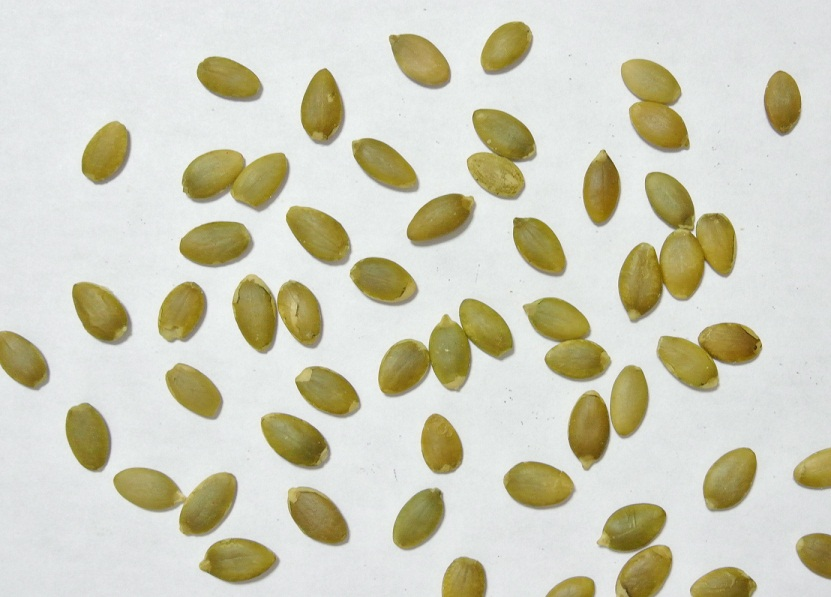
%> input picture demo_files/I2_09_4_6_DSC_1903cr.jpg, 831 x 597 px
$ octave I2_09_4_6_Segmentation_Watershed.m   (GNU Octave 9; MATLAB toolbox functions it lacks are replaced by stand-ins)
%> lines starting %> are read from the running program, lines starting %| are printed output that depends on the picture; in (x1, y1, x2, y2) boxes, pixels count from 0 and x2, y2 are one past the last pixel; in counts of white or black regions, pixels touching at a corner belong together; the program's own positions count from 1
%% くっついている種を個別に認識し、個数・面積の計測、面積分布・平均面積の計算
%    初期化
clear;clc;close all;imtool close all

%% イメージの読み込み
I = imread('I2_09_4_6_DSC_1903cr.jpg');
%> I is the input picture: size 597x831x3 uint8; mean R, G, B 207.6, 206.5, 188.4
figure;imshow(I);                          % ;がコマンド区切

%% Final画像を確認
figure;imshow(imread('I2_09_4_6_DSC_1903result.jpg'));
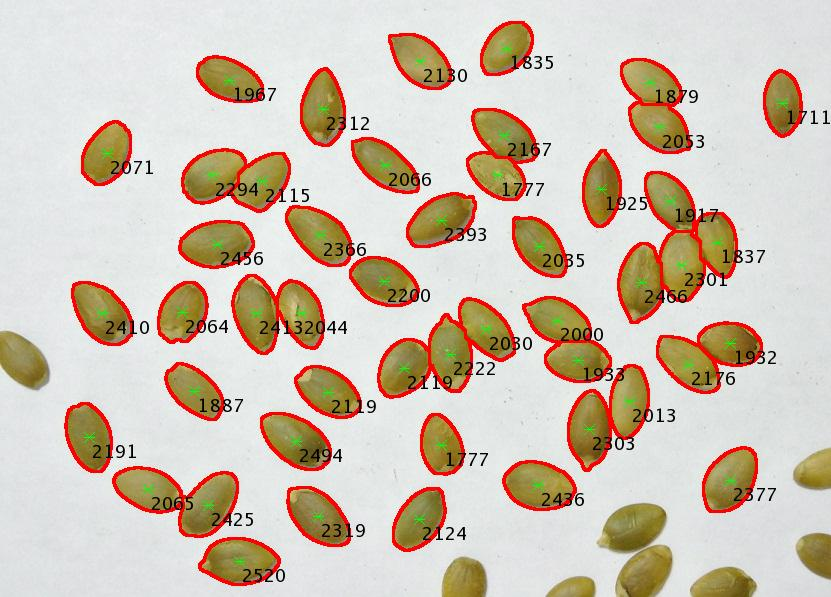
%> input picture demo_files/I2_09_4_6_DSC_1903result.jpg, 831 x 597 px

%% グレースケールへ変換
G = rgb2gray(I);
imtool(G);

%% 輝度により二値化
figure;imhist(G);
%%
BW = G < 195;
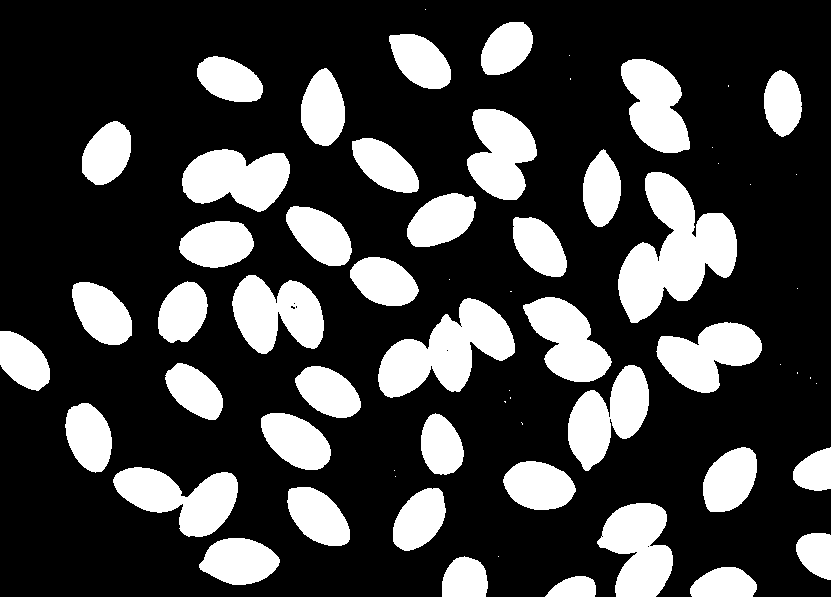
%> BW: size 597x831 logical; 25.6% white; 64 white regions (22 under 20 px), largest, box (x1, y1, x2, y2) and area: (618, 172, 737, 323) 9345, (378, 298, 515, 398) 7022, (113, 467, 238, 537) 4963
imshow(BW);shg

%% 細かいノイズの除去
BWclean = bwareaopen(BW, 20);
figure;imshow(BWclean);

%% 穴の塗りつぶし
BWfill = imfill(BWclean, 'holes');
%> BWfill: size 597x831 logical; 25.6% white; 42 white regions, largest, box (x1, y1, x2, y2) and area: (618, 172, 737, 323) 9345, (378, 298, 515, 398) 7024, (113, 467, 238, 537) 4963
figure;imshow(BWfill);

%% 画面端のかけているものを除去
BWclear = imclearborder(BWfill);
figure; imshow(BWclear);

%% 距離変換の実行（2値画像エッジに勾配をつける）
BWclear_b = ~BWclear;
imshow(BWclear_b);shg;         %背景と前景の反転結果
%%
BWdist = bwdist(BWclear_b);
figure;imshow(BWdist,[]);shg;  %距離変換(白い領域までの距離)の結果
%%
BWdist = -BWdist;
imshow(BWdist, []);shg;        %背景と前景の反転結果
%   粒子領域内で、縁(前景)までの距離がその画素位置の値
%   背景領域は、値='0'

%% バックグランドが領域に含まれないように、-Infに指定
BWdist(BWclear_b) = -Inf;         %BWdistで白くなっている背景部分を-Infにする。
imshow(BWdist, []);shg;

%% 一つの粒子が複数に分割されるのを防ぐために、各粒子内極小領域を１つへ
figure;imshow(imregionalmin(BWdist));  %局小部分を白く表示
%%
BWhmin = imhmin(BWdist, 2);            %局小部分を2持ち上げる
figure;imshow(imregionalmin(BWhmin));  %局小部分を再度白く表示

%% ウォーターシェッド変換を行い、極小点毎に領域分割・表示
%figure;surf(double(BWhmin));shading interp; %表面プロット
%
BWshed = watershed(BWhmin);
%> BWshed: size 597x831 uint8; 50 distinct labels, from 0 to 49

% 表示
imtool(BWshed,[]);   %領域毎に番号が割り振られているのを確認
                     %背景は領域1
                     %領域0 は分水嶺(峰)：特定の分水嶺領域に属さない。
BWlabel = label2rgb(BWshed,'jet');
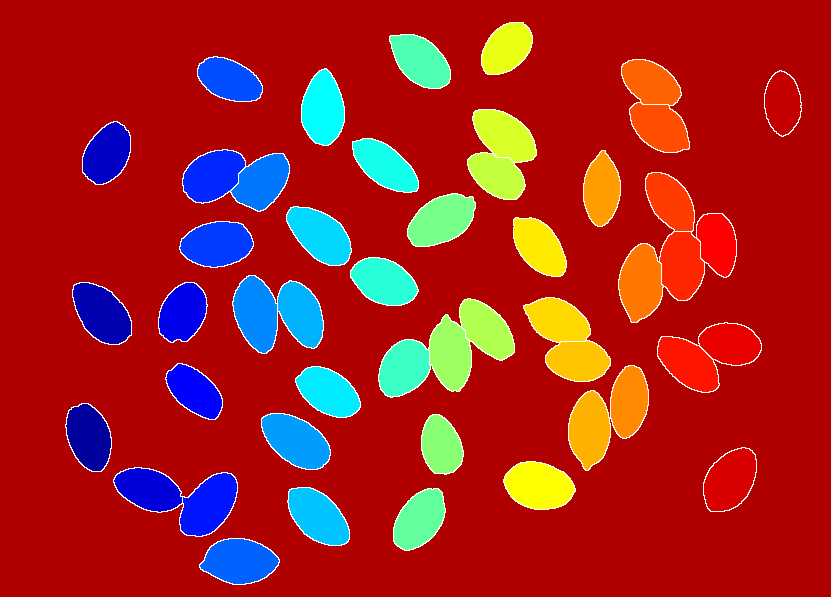
%> BWlabel: size 597x831x3 uint8; mean R, G, B 166, 34.1, 32.6
imshow(BWlabel);shg                %領域ごとに別の色で表示 (領域0は、白色)

%% regionprops関数により、各エリア等を計算
stat = regionprops(BWshed, 'Area', 'Centroid')
%> stat = 49 regions; largest, Area and Centroid: 382722 [413.5 298.3], 2520 [240.1 561.9], 2494 [296.8 441.6], 2466 [641.5 283.3], 2456 [217.8 244.7]
stat(10)
%> ans = 1 region; Area and Centroid: 1967 [230 80.6]
stat(1) = [];      % 背景からのデータを除去

%% 結果の表示
BWshed(BWshed==1)=0;    % 背景(領域番号1)を領域番号0へ変更
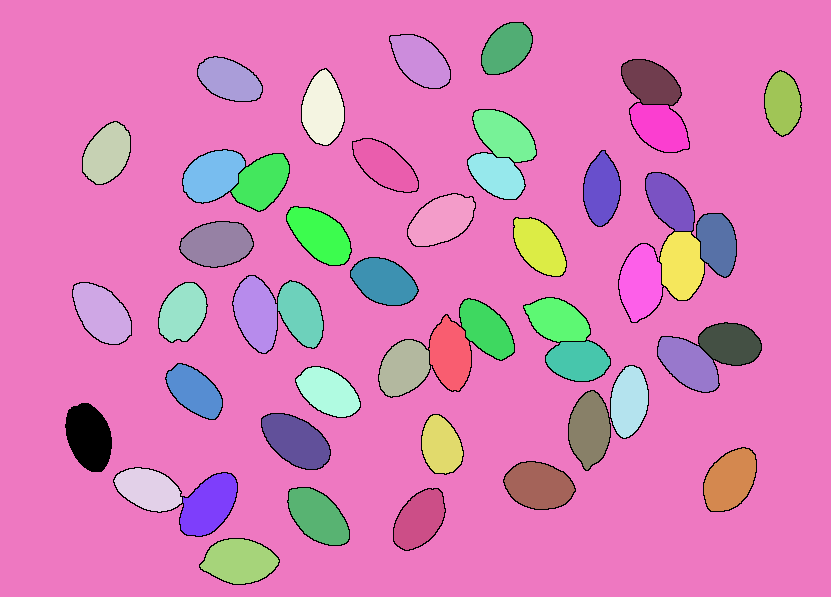
%> BWshed: size 597x831 uint8; 49 distinct labels, from 0 to 49; one colour per label, 0 black
boundaries = bwboundaries(BWshed, 'noholes'); % 各領域の境界を抽出（穴はトレースせず）
%> boundaries = 48 boundaries; largest, box (x1, y1, x2, y2) and points: (0, 0, 831, 597) 2853, (619, 244, 663, 322) 174, (200, 539, 279, 584) 171, (180, 473, 237, 536) 170, (233, 276, 277, 353) 170
figure;imshow(I);
hold on;
for k=1:size(boundaries)
   b = boundaries{k};
   plot(b(:,2),b(:,1),'r','LineWidth',2);
end
%> this loop made 48 passes
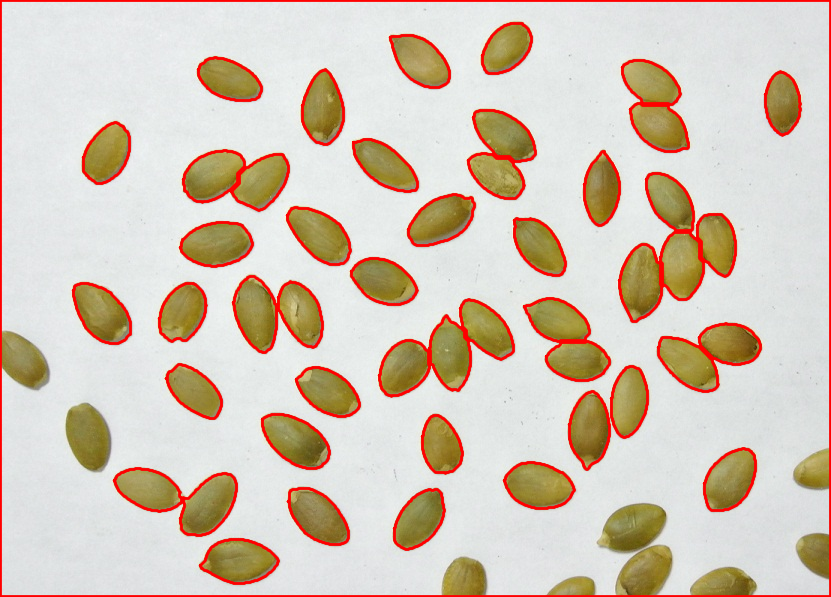
%> figure redrawn from the program's plot data
hold off

%% 終了


%% 参考 (追加の処理) %%%%%%%%%%%%%%%
%% 粒子の個数
size(stat, 1)
%> ans = 48
%% 粒子の個々の面積の平均
mean([stat.Area])
%> ans = 10066.6
%% 粒子の個々の面積
A=[stat.Area]
%> A = 48 values, max 382722 at index 48, min 1711 at index 47, mean 10066.6
%% ヒストグラム表示
figure;histogram(A,1700:100:2500);
%> after `histogram(A,1700:100:2500)`:
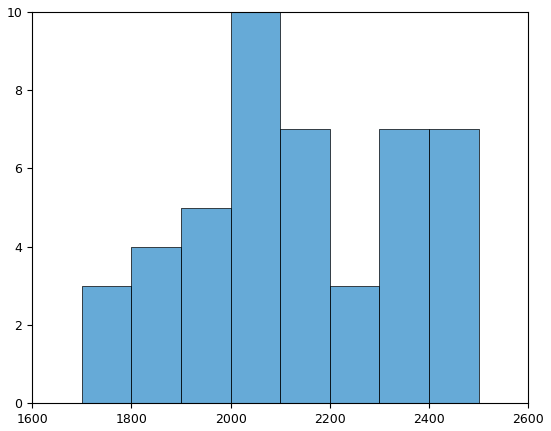
%> figure redrawn from the program's plot data; tallest bar 10 high, from x = 2000 to 2100
%% 総面積
sum([stat.Area])
%> ans = 483197

%% 輪郭抽出の別のスクリプト(BWlabelの白い部分(領域番号0)を抽出)
BWperi_t = (BWlabel(:,:,1) == 255) & ...
           (BWlabel(:,:,2) == 255) & ...
           (BWlabel(:,:,3) == 255);
%> BWperi_t: size 597x831 logical; 2.2% white in thin lines or dots, all inside (x1, y1, x2, y2) = (65, 22, 802, 585)
imshow(BWperi_t);shg;
% 見やすくするために輪郭を膨張処理で太く
BWperi = bwmorph(BWperi_t, 'dilate');
%> BWperi: size 597x831 logical; 6.5% white; 35 white regions, largest, box (x1, y1, x2, y2) and area: (617, 171, 738, 324) 2426, (377, 297, 516, 399) 1938, (112, 466, 239, 538) 1401
figure;imshow(BWperi);
% 輪郭を赤線で上書き
BWfalse = false(size(BWperi));
Iperi = I;                       % 入力画像をコピー
Iperi(cat(3,BWfalse, BWperi, BWfalse)) = 255;
Iperi(cat(3,BWperi,  BWfalse,BWperi )) = 0;
Iperi(cat(3,BWperi, BWfalse, BWfalse)) = 255;
Iperi(cat(3,BWfalse,  BWperi,BWperi )) = 0;
imshow(Iperi);shg;
% 個々の粒子の、中心点と面積を上書き表示
centroids = cat(1,stat.Centroid);  %中心点の座標ベクトルを作成
%> centroids = 48 rows, first 12: [102.5 314.2; 107.6 154.4; 149.2 490.1; 183.3 313.2; 195.3 392; 209.3 505.8; 213.4 176; 217.8 244.7; 230 80.56; 240.1 561.9; 262.7 182.3; 257 314.1]
areas     = cat(1, stat.Area);     %面積ベクトルの作成
%> areas has the same summary as A
Ifinal = insertMarker(Iperi, centroids, 'star', 'Color','green', 'Size',5);  %中心位置に緑の＊マークを記す
Ifinal = insertText(Ifinal, centroids,  cellstr(num2str(areas)), 'BoxOpacity',0, 'FontSize',18); %面積の値を書込み
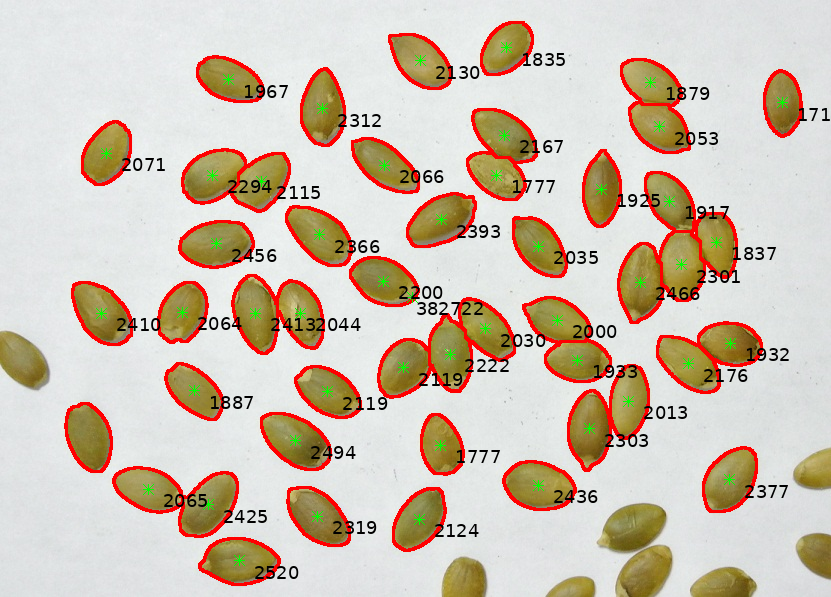
%> Ifinal: size 597x831x3 uint8; mean R, G, B 207.8, 192.4, 176.1
imshow(Ifinal);shg;

%% Copyright 2013 The MathWorks, Inc.
%    Masa Otobe (masa.otobe@mathworks.co.jp)

% 必要なファイル : DSC_1903cr.jpg, DSC_1903result.jpg
